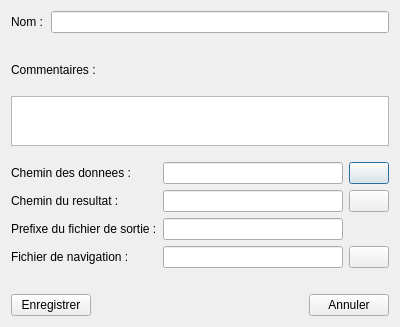
<?xml version="1.0" encoding="UTF-8"?>
<ui version="4.0">
 <class>JobDialog</class>
 <widget class="QDialog" name="JobDialog">
  <property name="geometry">
   <rect>
    <x>0</x>
    <y>0</y>
    <width>400</width>
    <height>327</height>
   </rect>
  </property>
  <property name="sizePolicy">
   <sizepolicy hsizetype="Fixed" vsizetype="Fixed">
    <horstretch>0</horstretch>
    <verstretch>0</verstretch>
   </sizepolicy>
  </property>
  <property name="windowTitle">
   <string>Nouvelle tache</string>
  </property>
  <property name="windowIcon">
   <iconset resource="resources/resources.qrc">
    <normaloff>:/jpg/ifremer-grand.jpg</normaloff>:/jpg/ifremer-grand.jpg</iconset>
  </property>
  <property name="styleSheet">
   <string notr="true"/>
  </property>
  <layout class="QVBoxLayout" name="verticalLayout">
   <item>
    <layout class="QHBoxLayout" name="horizontalLayout" stretch="1,10">
     <item>
      <widget class="QLabel" name="label">
       <property name="sizePolicy">
        <sizepolicy hsizetype="Preferred" vsizetype="Preferred">
         <horstretch>0</horstretch>
         <verstretch>0</verstretch>
        </sizepolicy>
       </property>
       <property name="minimumSize">
        <size>
         <width>0</width>
         <height>0</height>
        </size>
       </property>
       <property name="maximumSize">
        <size>
         <width>72</width>
         <height>16777215</height>
        </size>
       </property>
       <property name="text">
        <string>Nom :</string>
       </property>
      </widget>
     </item>
     <item>
      <widget class="QLineEdit" name="_LE_name"/>
     </item>
    </layout>
   </item>
   <item>
    <spacer name="verticalSpacer_2">
     <property name="orientation">
      <enum>Qt::Vertical</enum>
     </property>
     <property name="sizeType">
      <enum>QSizePolicy::Fixed</enum>
     </property>
     <property name="sizeHint" stdset="0">
      <size>
       <width>20</width>
       <height>10</height>
      </size>
     </property>
    </spacer>
   </item>
   <item>
    <layout class="QHBoxLayout" name="horizontalLayout_5">
     <item>
      <widget class="QLabel" name="label_4">
       <property name="text">
        <string>Commentaires :</string>
       </property>
      </widget>
     </item>
     <item>
      <spacer name="horizontalSpacer_3">
       <property name="orientation">
        <enum>Qt::Horizontal</enum>
       </property>
       <property name="sizeHint" stdset="0">
        <size>
         <width>40</width>
         <height>20</height>
        </size>
       </property>
      </spacer>
     </item>
    </layout>
   </item>
   <item>
    <widget class="QTextEdit" name="_TXT_comments">
     <property name="sizePolicy">
      <sizepolicy hsizetype="Expanding" vsizetype="Preferred">
       <horstretch>0</horstretch>
       <verstretch>0</verstretch>
      </sizepolicy>
     </property>
     <property name="maximumSize">
      <size>
       <width>16777215</width>
       <height>50</height>
      </size>
     </property>
    </widget>
   </item>
   <item>
    <layout class="QGridLayout" name="gridLayout">
     <property name="topMargin">
      <number>10</number>
     </property>
     <property name="bottomMargin">
      <number>10</number>
     </property>
     <item row="1" column="0">
      <widget class="QLabel" name="_LA_resultPath">
       <property name="text">
        <string>Chemin du resultat :</string>
       </property>
      </widget>
     </item>
     <item row="2" column="0">
      <widget class="QLabel" name="_LA_outputFile">
       <property name="text">
        <string>Prefixe du fichier de sortie :</string>
       </property>
      </widget>
     </item>
     <item row="3" column="0">
      <widget class="QLabel" name="_LA_navigationFile">
       <property name="text">
        <string>Fichier de navigation :</string>
       </property>
      </widget>
     </item>
     <item row="3" column="1">
      <widget class="QLineEdit" name="_LE_navigationFile"/>
     </item>
     <item row="0" column="0">
      <widget class="QLabel" name="_LA_dataPath">
       <property name="text">
        <string>Chemin des donnees :</string>
       </property>
      </widget>
     </item>
     <item row="0" column="1">
      <widget class="QLineEdit" name="_LE_dataPath"/>
     </item>
     <item row="1" column="1">
      <widget class="QLineEdit" name="_LE_resultPath"/>
     </item>
     <item row="0" column="2">
      <widget class="QPushButton" name="_PB_dataPath">
       <property name="text">
        <string/>
       </property>
       <property name="icon">
        <iconset resource="icons.qrc">
         <normaloff>:/qss_icons/icons/Dossier.svg</normaloff>:/qss_icons/icons/Dossier.svg</iconset>
       </property>
       <property name="iconSize">
        <size>
         <width>24</width>
         <height>24</height>
        </size>
       </property>
      </widget>
     </item>
     <item row="1" column="2">
      <widget class="QPushButton" name="_PB_resultPath">
       <property name="text">
        <string/>
       </property>
       <property name="icon">
        <iconset resource="icons.qrc">
         <normaloff>:/qss_icons/icons/Dossier.svg</normaloff>:/qss_icons/icons/Dossier.svg</iconset>
       </property>
       <property name="iconSize">
        <size>
         <width>24</width>
         <height>24</height>
        </size>
       </property>
      </widget>
     </item>
     <item row="3" column="2">
      <widget class="QPushButton" name="_PB_navigationFile">
       <property name="text">
        <string/>
       </property>
       <property name="icon">
        <iconset resource="icons.qrc">
         <normaloff>:/qss_icons/icons/File.svg</normaloff>:/qss_icons/icons/File.svg</iconset>
       </property>
       <property name="iconSize">
        <size>
         <width>24</width>
         <height>24</height>
        </size>
       </property>
      </widget>
     </item>
     <item row="2" column="1">
      <widget class="QLineEdit" name="_LE_outputFile"/>
     </item>
    </layout>
   </item>
   <item>
    <spacer name="verticalSpacer">
     <property name="orientation">
      <enum>Qt::Vertical</enum>
     </property>
     <property name="sizeType">
      <enum>QSizePolicy::Fixed</enum>
     </property>
     <property name="sizeHint" stdset="0">
      <size>
       <width>20</width>
       <height>10</height>
      </size>
     </property>
    </spacer>
   </item>
   <item>
    <layout class="QHBoxLayout" name="horizontalLayout_6">
     <item>
      <widget class="QPushButton" name="_PB_save">
       <property name="text">
        <string>Enregistrer</string>
       </property>
      </widget>
     </item>
     <item>
      <spacer name="horizontalSpacer">
       <property name="orientation">
        <enum>Qt::Horizontal</enum>
       </property>
       <property name="sizeHint" stdset="0">
        <size>
         <width>40</width>
         <height>20</height>
        </size>
       </property>
      </spacer>
     </item>
     <item>
      <widget class="QPushButton" name="_PB_cancel">
       <property name="text">
        <string>Annuler</string>
       </property>
      </widget>
     </item>
    </layout>
   </item>
  </layout>
 </widget>
 <resources>
  <include location="icons.qrc"/>
  <include location="resources/resources.qrc"/>
 </resources>
 <connections/>
</ui>
